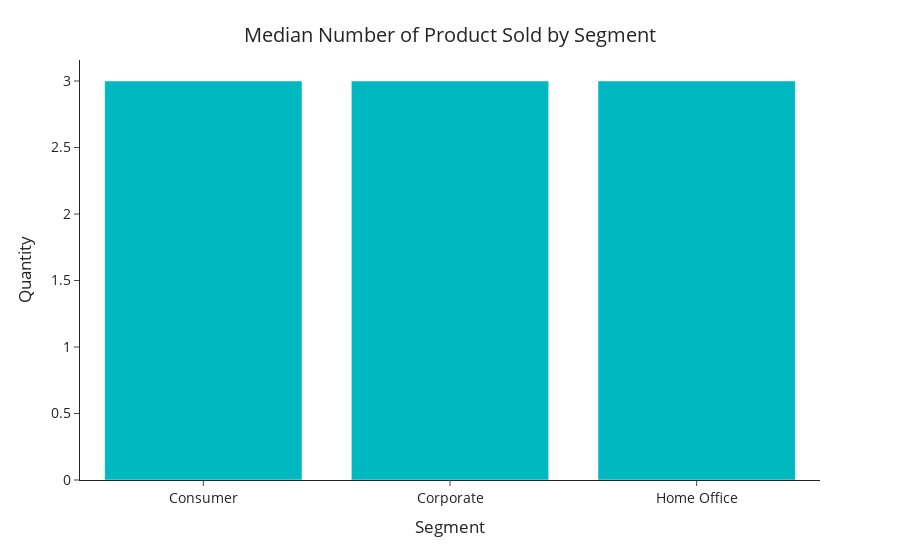

Notebook source saved alongside this figure:
### Code cell
## CREATE NEW TABLE
# group by category
median_quantity_per_segment = data[['Segment', 'Quantity']].groupby('Segment').median()

# sort values by Sales
median_quantity_per_segment.sort_values(by='Quantity', ascending=False, inplace=True)

## PLOT
# bar chart
fig = px.bar(x = median_quantity_per_segment.index,
             y = median_quantity_per_segment['Quantity'],
             template = 'simple_white', color_discrete_sequence = [colors[1]])

#Set Title and x/y axis labels
fig.update_layout(
    xaxis_title="Segment",
    yaxis_title="Quantity",
    showlegend = False,
    font = dict(
            size = 14
            ),    
    title={
        'text': "Median Number of Product Sold by Segment",
        'y':0.95,
        'x':0.5
        }
    )

fig.show()

### Figure 1 — Plotly figure (JSON) as saved in the notebook; plotly's stock layout.template omitted (floating-point values rounded to 4 significant figures)
{"data": [{"alignmentgroup": "True", "hovertemplate": "x=%{x}<br>y=%{y}<extra></extra>", "legendgroup": "", "marker": {"color": "#00B8C0", "pattern": {"shape": ""}}, "name": "", "offsetgroup": "", "orientation": "v", "showlegend": false, "textposition": "auto", "type": "bar", "x": ["Consumer", "Corporate", "Home Office"], "xaxis": "x", "y": [3, 3, 3], "yaxis": "y"}], "layout": {"barmode": "relative", "font": {"size": 14}, "legend": {"tracegroupgap": 0}, "margin": {"t": 60}, "showlegend": false, "title": {"text": "Median Number of Product Sold by Segment", "x": 0.5, "y": 0.95}, "xaxis": {"anchor": "y", "domain": [0, 1], "title": {"text": "Segment"}}, "yaxis": {"anchor": "x", "domain": [0, 1], "title": {"text": "Quantity"}}}}
